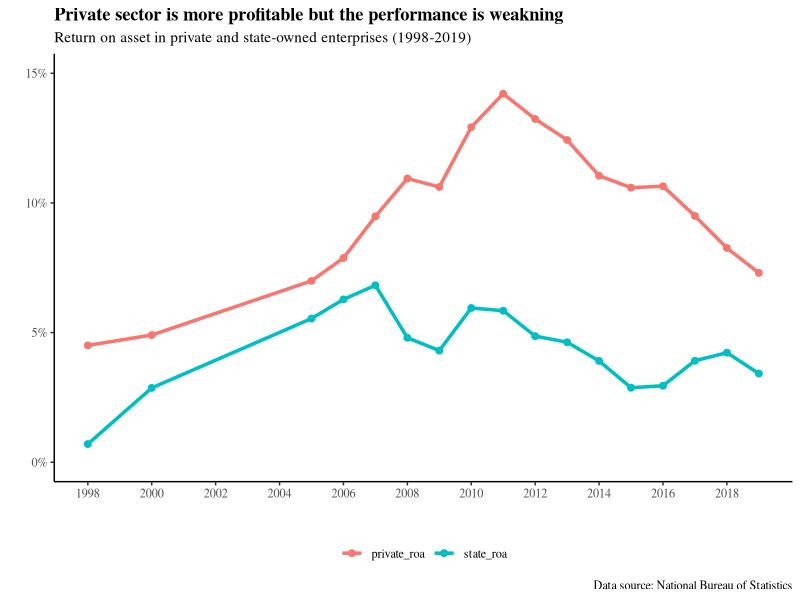
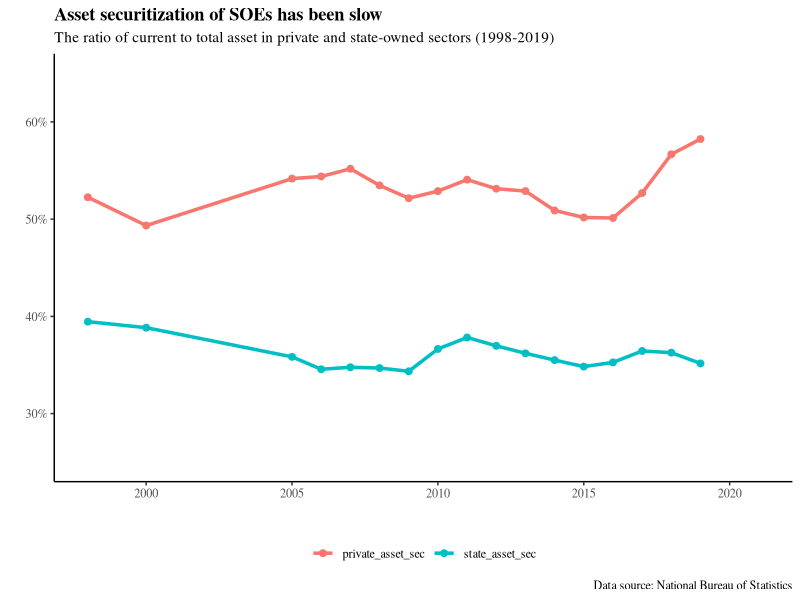
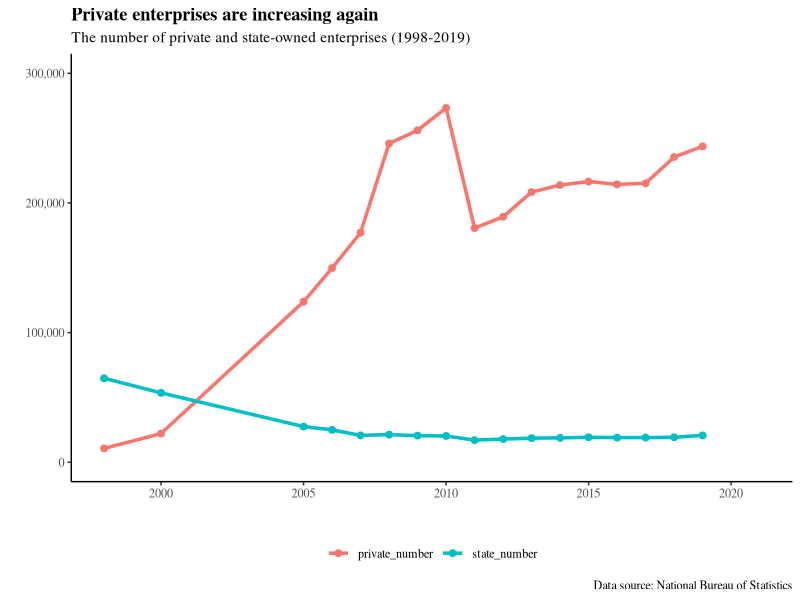
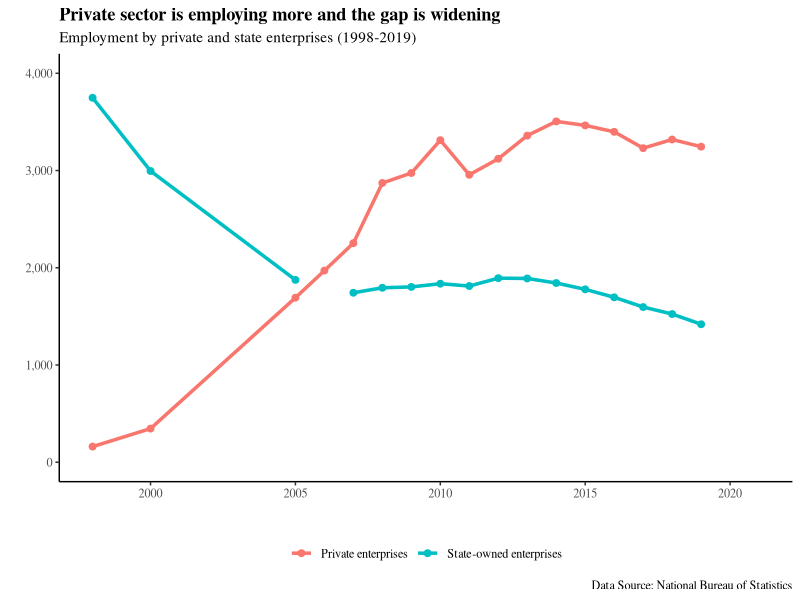

These figures' R source, in order:
## ---- chunk 1
knitr::opts_chunk$set(echo = TRUE)
## ---- chunk 2
library(tidyverse)
library(readxl)
library(scales)
theme_set(theme_classic())

china_enterprises_raw <- read_excel("china_enterprises.xlsx")

## ---- chunk 3
china_enterprises_raw %>% 
  mutate(state_roa = state_total_profits / state_total_assets, 
         private_roa = private_total_profits / private_total_assets) %>% 
  select(year, state_roa, private_roa) %>% 
  pivot_longer(cols = state_roa : private_roa, names_to = "category") %>% 
  ggplot(aes(year, value, color = category)) +
  geom_point(size = 2) +
  geom_line(size = 1.2) +
  scale_x_continuous(limits = c(1998, 2019), 
                     breaks = seq(1998, 2019, 2)) +
  scale_y_continuous(labels = percent_format(), 
                     limits = c(0, .15)) +
  labs(title = "Private sector is more profitable but the performance is weakning", 
       subtitle = "Return on asset in private and state-owned enterprises (1998-2019)",
       x = " ", 
       y = " ", 
       caption = "Data source: National Bureau of Statistics") +
  theme(text = element_text(family = "Times"),
        legend.position = "bottom", 
        legend.title = element_blank(), 
        plot.title = element_text(face = "bold"))
## ---- chunk 4
china_enterprises_raw %>% 
  mutate(state_asset_sec = state_current_assets / state_total_assets, 
         private_asset_sec = private_current_assets / private_total_assets) %>% 
  select(year, state_asset_sec, private_asset_sec) %>% 
  pivot_longer(cols = state_asset_sec : private_asset_sec, names_to = "category") %>% 
  ggplot(aes(year, value, color = category)) +
  geom_point(size = 2) +
  geom_line(size = 1.2) +
  scale_x_continuous(limits = c(1998, 2021)) +
  scale_y_continuous(limits = c(.25, .65), 
                     labels = percent_format()) +
  labs(title = "Asset securitization of SOEs has been slow", 
       subtitle = "The ratio of current to total asset in private and state-owned sectors (1998-2019)", 
       x = " ", 
       y = " ", 
       caption = "Data source: National Bureau of Statistics") +
  theme(text = element_text(family = "Times"), 
        legend.position = "bottom", 
        legend.title = element_blank(),
        plot.title = element_text(face = "bold"))
## ---- chunk 5
china_enterprises_raw %>% 
  select(year, state_number, private_number) %>% 
  pivot_longer(cols = state_number : private_number, names_to = "category") %>% 
  ggplot(aes(year, value, color = category)) +
  geom_point(size = 2) +
  geom_line(size = 1.2) +
  scale_x_continuous(limits = c(1998, 2021)) +
  scale_y_continuous(limits = c(0, 300000), 
                     breaks = seq(0, 300000, 100000), 
                     labels = comma) +
  labs(title = "Private enterprises are increasing again", 
       subtitle = "The number of private and state-owned enterprises (1998-2019)", 
       x = " ", 
       y = " ", 
       caption = "Data source: National Bureau of Statistics") +
  theme(text = element_text(family = "Times"), 
        legend.position = "bottom", 
        legend.title = element_blank(),
        plot.title = element_text(face = "bold"))
## ---- chunk 6
china_enterprises_raw %>% 
  select(year, state_employment, private_employment) %>% 
  pivot_longer(cols = state_employment : private_employment, names_to = "category") %>% 
  mutate(category = fct_recode(category, "Private enterprises" = "private_employment", 
                               "State-owned enterprises" = "state_employment")) %>% 
  ggplot(aes(year, value, color = category)) +
  geom_point(size = 2) +
  geom_line(size = 1.2) +
  scale_x_continuous(limits = c(1998, 2021)) +
  scale_y_continuous(limits = c(0, 4000), 
                     labels = comma) +
  labs(title = "Private sector is employing more and the gap is widening", 
       subtitle = "Employment by private and state enterprises (1998-2019)",
       caption = "Data Source: National Bureau of Statistics", 
       x = " ", 
       y = " ") +
  theme(text = element_text(family = "Times"),
        legend.position = "bottom", 
        legend.title = element_blank(), 
        plot.title = element_text(face = "bold"))
